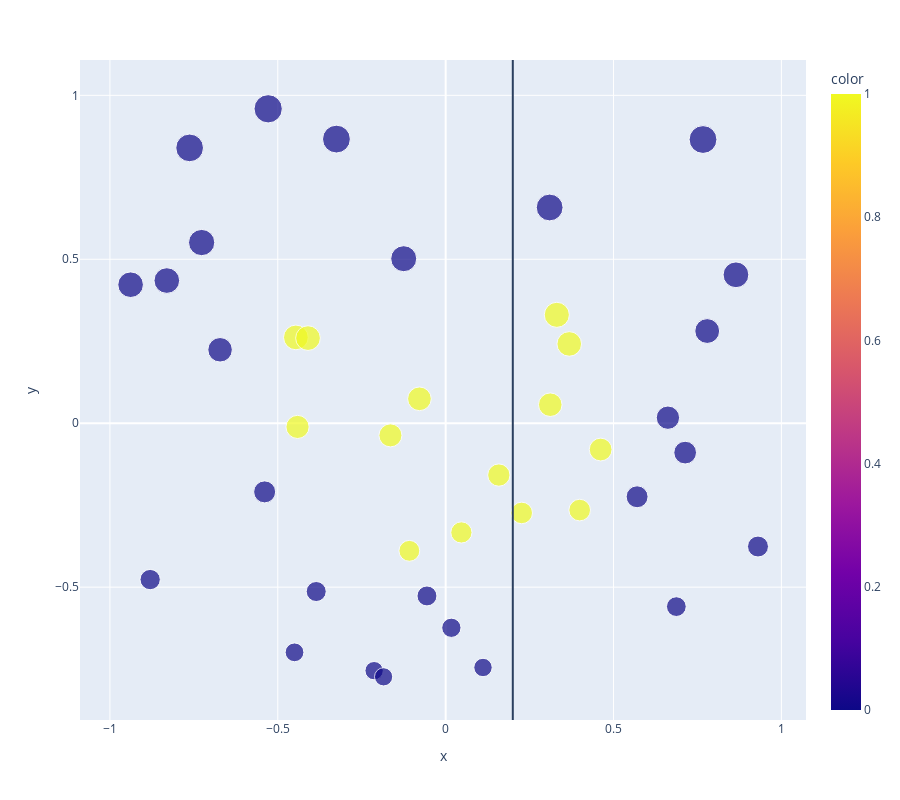

Notebook source saved alongside this figure:
### Markdown cell above
![Boltzman](https://www.researchgate.net/profile/Bahman-Zohuri/publication/327234817/figure/fig8/AS:726270384025602@1550167761738/Ludwig-Boltzmanns-grave-in-the-Zentralfriedhof-Vienna-Austria-bearing-the-entropy_Q640.jpg)

### Code cell
fig = px.scatter(x=x, y=y, color=z, height=800, size=y+2)
fig.add_vline(x=0.2)
fig.show()

### Figure 1 — Plotly figure (JSON) as saved in the notebook; plotly's stock layout.template omitted (floating-point values rounded to 4 significant figures)
{"data": [{"hovertemplate": "x=%{x}<br>y=%{y}<br>size=%{marker.size}<br>color=%{marker.color}<extra></extra>", "legendgroup": "", "marker": {"color": [1, 0, 1, 0, 1, 1, 0, 0, 0, 0, 0, 0, 0, 0, 1, 1, 1, 0, 0, 1, 0, 1, 0, 0, 1, 0, 0, 1, 1, 0, 0, 0, 1, 0, 0, 0, 0, 1, 0, 0], "coloraxis": "coloraxis", "size": [1.726, 1.624, 1.963, 1.255, 1.989, 1.667, 2.435, 2.865, 1.301, 1.523, 2.453, 2.224, 2.959, 2.502, 1.735, 1.92, 2.262, 2.551, 1.776, 2.26, 2.017, 2.331, 2.281, 1.91, 2.242, 1.791, 1.376, 1.611, 1.842, 1.487, 2.658, 2.84, 2.056, 1.473, 1.245, 2.422, 1.227, 2.074, 1.441, 2.867], "sizemode": "area", "sizeref": 0.007397, "symbol": "circle"}, "mode": "markers", "name": "", "orientation": "v", "showlegend": false, "type": "scatter", "x": [0.2265, 0.9303, -0.1645, 0.1112, -0.4412, 0.04684, -0.8305, 0.7666, -0.4502, -0.8801, 0.8646, -0.6719, -0.5287, -0.1249, 0.3992, 0.4617, -0.4461, -0.7268, 0.5702, -0.41, 0.662, 0.3311, 0.7791, 0.7134, 0.3681, -0.5391, 0.01702, -0.1082, 0.1584, -0.3856, 0.3097, -0.7626, 0.3116, -0.05568, -0.2131, -0.9384, -0.1848, -0.07809, 0.6871, -0.3253], "xaxis": "x", "y": [-0.2736, -0.3761, -0.03708, -0.745, -0.01131, -0.3331, 0.4351, 0.8653, -0.6988, -0.4769, 0.4527, 0.224, 0.9589, 0.5018, -0.2649, -0.08027, 0.2617, 0.5511, -0.2243, 0.2596, 0.01686, 0.3306, 0.2812, -0.08963, 0.2419, -0.2094, -0.6239, -0.3892, -0.1581, -0.5133, 0.658, 0.8397, 0.05647, -0.5268, -0.7547, 0.4224, -0.7734, 0.07446, -0.5593, 0.8666], "yaxis": "y"}], "layout": {"coloraxis": {"colorbar": {"title": {"text": "color"}}, "colorscale": [[0, "#0d0887"], [0.1111, "#46039f"], [0.2222, "#7201a8"], [0.3333, "#9c179e"], [0.4444, "#bd3786"], [0.5556, "#d8576b"], [0.6667, "#ed7953"], [0.7778, "#fb9f3a"], [0.8889, "#fdca26"], [1, "#f0f921"]]}, "height": 800, "legend": {"itemsizing": "constant", "tracegroupgap": 0}, "margin": {"t": 60}, "shapes": [{"type": "line", "x0": 0.2, "x1": 0.2, "xref": "x", "y0": 0, "y1": 1, "yref": "y domain"}], "xaxis": {"anchor": "y", "domain": [0, 1], "title": {"text": "x"}}, "yaxis": {"anchor": "x", "domain": [0, 1], "title": {"text": "y"}}}}
